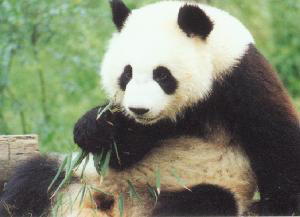
#> input picture IMAGENES-2/computación/img_4.png, 300 x 217 px
$ jupyter execute --allow-errors examenFinal.ipynb   (shell and % lines are left out)
#> lines starting #> are read from the running program, lines starting #| are printed output that depends on the picture
[cell 1]
# importamos el modulo pyplot, y lo llamamos plt
import matplotlib.pyplot as plt

# comando de Jupyter para que las imagenes se muestren automaticamente

#tambien importamos numpy ya que lo usamos para crear y manipular matrices
import numpy as np

#> (the rest of this cell did not finish here and is left out)

- La capa oculta 1 utiliza la función logística con un valor de beta = 1.17
- La capa oculta 2 utiliza la función tangente hiperbólica
- El valor de la entrada x1 es 1.23 y de la entrada x2 es -0.73
- Ingrese la respuesta solo con 2 Decimales sin redondear.

[cell 2]
x1=1.23
x2=-0.73
beta = 1.17
w1=0.2
w2=0.73
bta=0.5
bta1=0.23
bta2=0.23
bta3=0.35
wt1=np.array([w1, w2])
x=np.array([x1,x2])

r=np.dot(wt1,x)+bta*bta2
print('y=',r)
y=1/(1+np.exp(-beta*r))
print('y=',y)

Suponga que se le proporciona la siguiente imagen con una profundidad de color de 1 byte:

[cell 3]
import math as mt
xx=[198,249,113,137]
v=251
k=0.4
m=106
fx= lambda xx: v*(1/(1+mt.exp(-k*(xx-m))))
yy=[]
for i in xx:
    yy.append(round(fx(i),2))
print(yy)
print(sum(yy)/len(yy))

[cell 4]
import cv2
image = cv2.imread('img_4.png')
#> image is the input picture: shape (217, 300, 3); mean B, G, R 110, 133.4, 126.7
# Escalando una imagen
imageOut = cv2.resize(image,(600,300), interpolation=cv2.INTER_CUBIC)
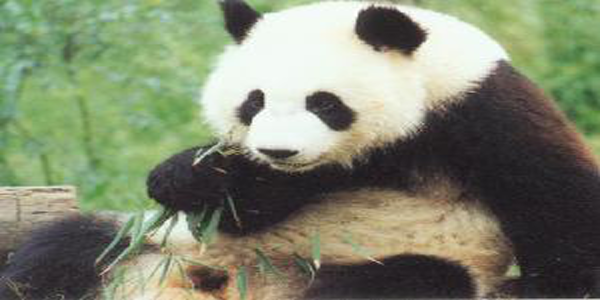
#> imageOut: shape (300, 600, 3); mean B, G, R 110, 133.4, 126.7
cv2.imshow('Imagen de entrada',image)
cv2.imshow('Imagen de salida',imageOut)
cv2.waitKey(0)
cv2.destroyAllWindows()


$ run again, with IMAGENES-2/computación/img_0.png copied over IMAGENES-2/computación/img_4.png
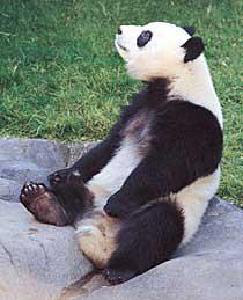
#> input picture IMAGENES-2/computación/img_0.png, 243 x 300 px
#> image is the input picture: shape (300, 243, 3); mean B, G, R 118.4, 122.6, 114.8
#> `imageOut = cv2.resize(image,(600,300), interpolation=cv2.INTER_CUBIC)`:
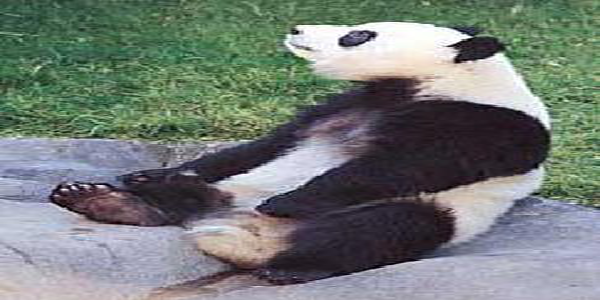
#> imageOut: shape (300, 600, 3); mean B, G, R 118.4, 122.6, 114.8

$ run again, with IMAGENES-2/computación/img_1.png copied over IMAGENES-2/computación/img_4.png
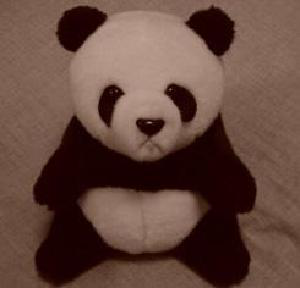
#> input picture IMAGENES-2/computación/img_1.png, 300 x 288 px
#> image is the input picture: shape (288, 300, 3); mean B, G, R 62.4, 72.3, 100.7
#> `imageOut = cv2.resize(image,(600,300), interpolation=cv2.INTER_CUBIC)`:
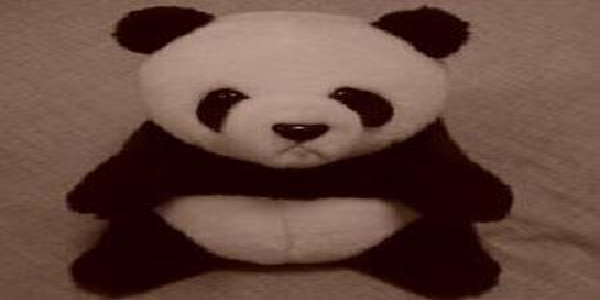
#> imageOut: shape (300, 600, 3); mean B, G, R 62.4, 72.3, 100.7

$ run again, with IMAGENES-2/computación/img_10.png copied over IMAGENES-2/computación/img_4.png
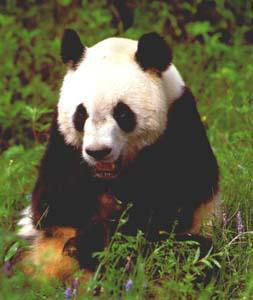
#> input picture IMAGENES-2/computación/img_10.png, 253 x 300 px
#> image is the input picture: shape (300, 253, 3); mean B, G, R 65.1, 96.1, 96.3
#> `imageOut = cv2.resize(image,(600,300), interpolation=cv2.INTER_CUBIC)`:
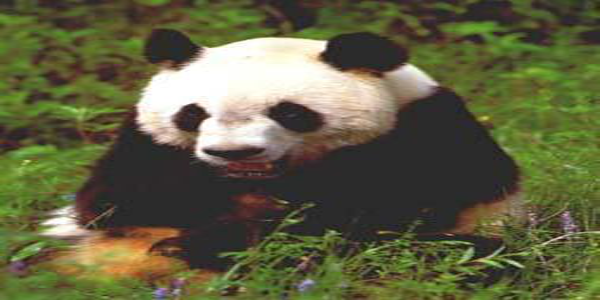
#> imageOut: shape (300, 600, 3); mean B, G, R 65.1, 96.1, 96.3
